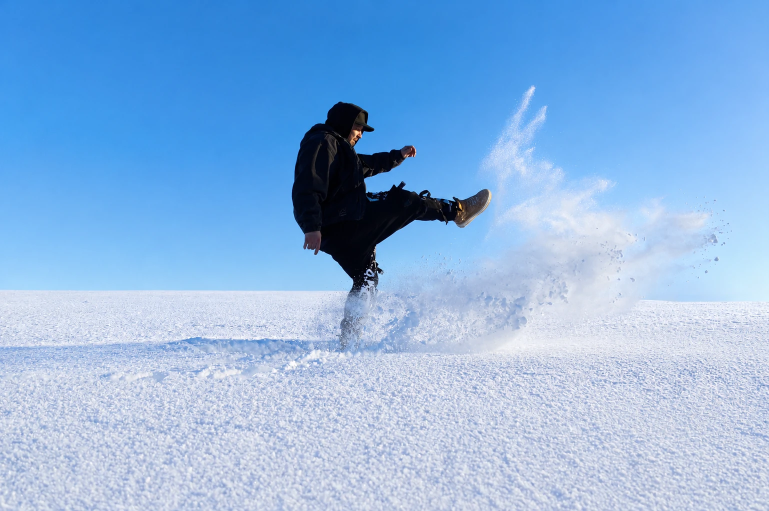
#> input picture img/lightnaweb.webp, 1538 x 1022 px (shown at 1/2 size)
$ python premiera-og.py ../img/lightnaweb.webp ../img/lightnaweb.webp
#> lines starting #> are read from the running program, lines starting #| are printed output that depends on the picture
# Náhledový obrázek premiéry pro sociální sítě (og:image stránky /premiera), jeden pro každý jazyk.
# Vezme úvodní obrázek klipu a dole přidá pruh: PREMIÉRA, den a čas, skeli.cz.
# Sociální sítě si obrázek pamatují, proto je na něm pevné datum, ne „za 3 dny“.
# Použití: python tools/premiera-og.py "<obrázek klipu>" <slug písně>
#   → src/main/webapp/img/premiera/og-<slug>-{cs,en,de,uk,vi}.jpg (načte je web/site/PremiereServlet)
import sys
from pathlib import Path
from PIL import Image, ImageDraw, ImageFont

W, H = 1280, 720
PISMO = r"C:\Windows\Fonts\bahnschrift.ttf"   # umí češtinu, azbuku i vietnamštinu
CERVENA = (200, 30, 36)                          # červená z nápisu ODEJÍT na obrázku

# štítek, den a čas, poznámka k času (mimo Česko je potřeba říct, v jakém pásmu)
TEXTY = {
    "cs": ("PREMIÉRA", "ČTVRTEK 26. 11. · 19:00", ""),
    "en": ("PREMIERE", "THURSDAY 26 NOV · 19:00", "CET"),
    "de": ("PREMIERE", "DONNERSTAG 26. 11. · 19:00", "MEZ"),
    "uk": ("ПРЕМ'ЄРА", "ЧЕТВЕР 26. 11. · 19:00", "CET"),
    "vi": ("CÔNG CHIẾU", "THỨ NĂM 26/11 · 19:00", "CET"),
}


def pismo(velikost, rez):
    f = ImageFont.truetype(PISMO, velikost)
    f.set_variation_by_name(rez)
    return f


def udelej(zdroj, lang, cil):
#> called with zdroj = '../img/lightnaweb.webp', lang = 'cs'
    stitek, kdy, pasmo = TEXTY[lang]
    img = Image.open(zdroj).convert("RGB")
#> img is the input picture: PIL image 1538x1022 RGB; mean R, G, B 142.1, 182, 225.8
    # oříznout na 16:9 a zmenšit
    sw, sh = img.size
#> sw = 1538; sh = 1022
    if sw / sh > W / H:
        nw = int(sh * W / H); img = img.crop(((sw - nw) // 2, 0, (sw - nw) // 2 + nw, sh))
    else:
        nh = int(sw * H / W); img = img.crop((0, 0, sw, nh))
#> after `nh = int(sw * H / W)`: nh = 865
#> after `img = img.crop((0, 0, sw, nh))`:
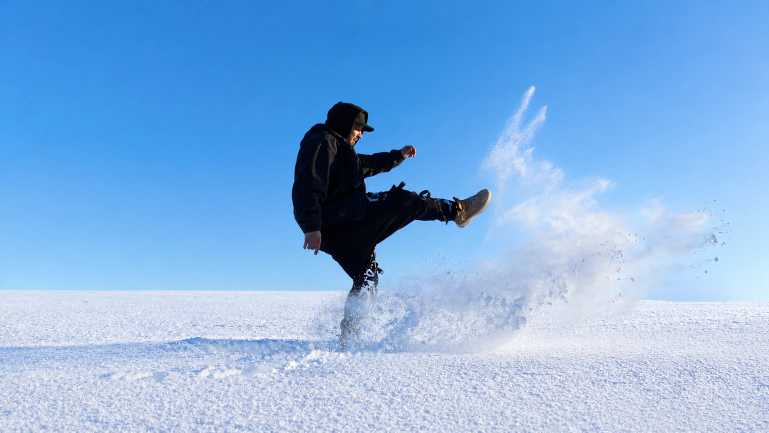
#> img: PIL image 1538x865 RGB (shown at 1/2 size); mean R, G, B 132.3, 177.7, 225.6
    img = img.resize((W, H), Image.LANCZOS)
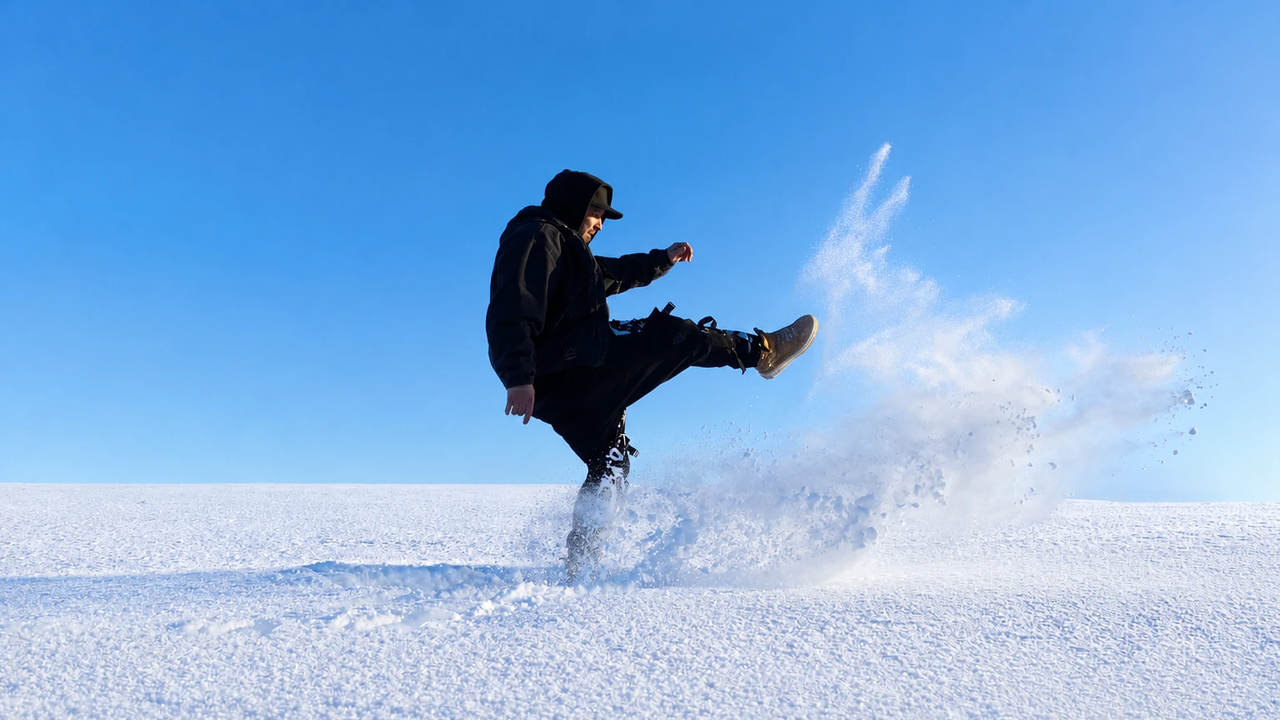
#> img: PIL image 1280x720 RGB; mean R, G, B 132.3, 177.7, 225.6

    # tmavý přechod dole, aby text byl čitelný i na světlé části fotky
    stin = Image.new("L", (W, H), 0)
#> stin: PIL image 1280x720 L; every value is 0
    d = ImageDraw.Draw(stin)
    od = 470
    for y in range(od, H):
        d.line([(0, y), (W, y)], fill=int(235 * min(1, (y - od) / (H - od - 40)) ** 1.3))
    img = Image.composite(Image.new("RGB", (W, H), (0, 0, 0)), img, stin)
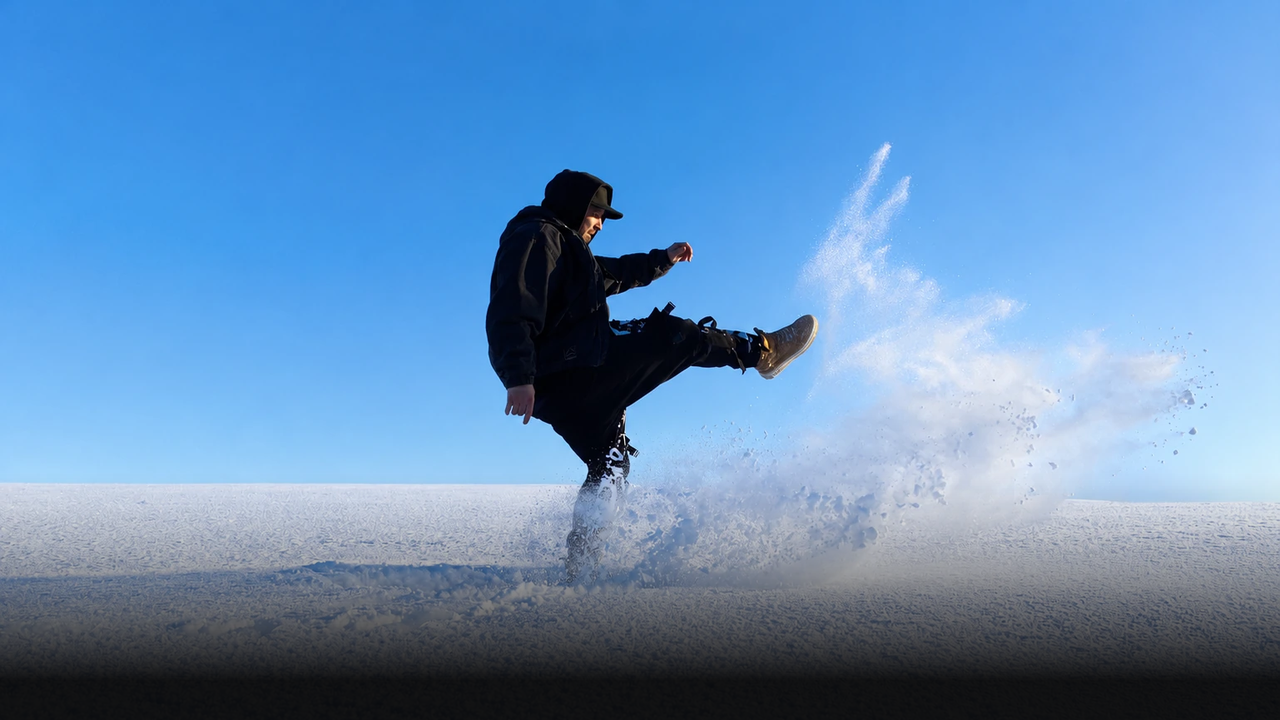
#> img: PIL image 1280x720 RGB; mean R, G, B 99.2, 143, 187.4

    d = ImageDraw.Draw(img)
    x, spodek = 56, 676          # Facebook ořízne nahoře i dole ~25 px, text drží nad tím
    f_kdy = pismo(76, "Bold Condensed")
    f_stitek = pismo(30, "Bold")
    f_web = pismo(34, "SemiBold")

    # den a čas
    bb = d.textbbox((0, 0), kdy, font=f_kdy)
    y_kdy = spodek - (bb[3] - bb[1]) - bb[1]
    d.text((x, y_kdy), kdy, font=f_kdy, fill=(245, 245, 245))
    konec = x + d.textlength(kdy, font=f_kdy)
    if pasmo:
        d.text((konec + 14, spodek - 4), pasmo, font=f_web, fill=(190, 190, 190), anchor="ls")

    # červený štítek nad tím
    sb = d.textbbox((0, 0), stitek, font=f_stitek)
    pad_x, pad_y = 14, 8
    sh_ = sb[3] - sb[1]
    y_st = y_kdy + bb[1] - 18 - sh_ - 2 * pad_y
    d.rectangle([x, y_st, x + (sb[2] - sb[0]) + 2 * pad_x, y_st + sh_ + 2 * pad_y], fill=CERVENA)
    d.text((x + pad_x - sb[0], y_st + pad_y - sb[1]), stitek, font=f_stitek, fill=(255, 255, 255))

    # adresa vpravo dole
    d.text((W - 56, spodek - 4), "skeli.cz", font=f_web, fill=(225, 225, 225), anchor="rs")

    cil.parent.mkdir(parents=True, exist_ok=True)
    img.save(cil, "JPEG", quality=86, optimize=True, progressive=True)
    print(cil, cil.stat().st_size // 1024, "kB")


if __name__ == "__main__":
    zdroj, slug = sys.argv[1], sys.argv[2]
    ven = Path(__file__).resolve().parent.parent / "src/main/webapp/img/premiera"
    for lang in TEXTY:
#> (the run stopped early here; a loop or call above may not have finished)
